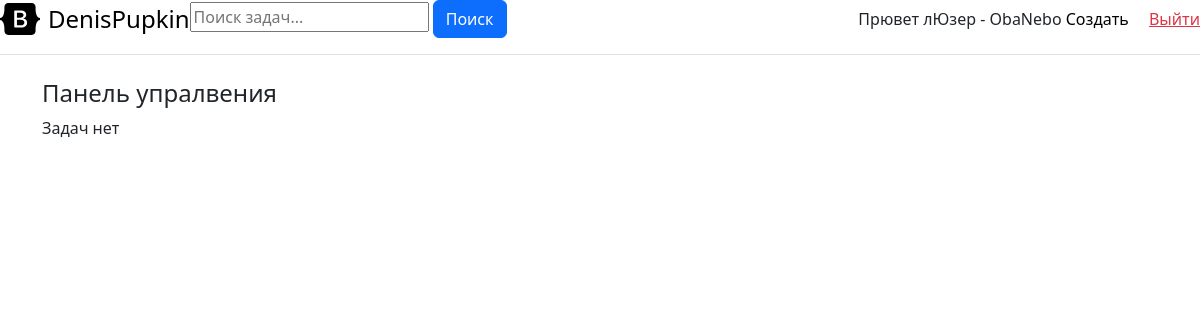
The app's page /blog/ (signed in), older data.
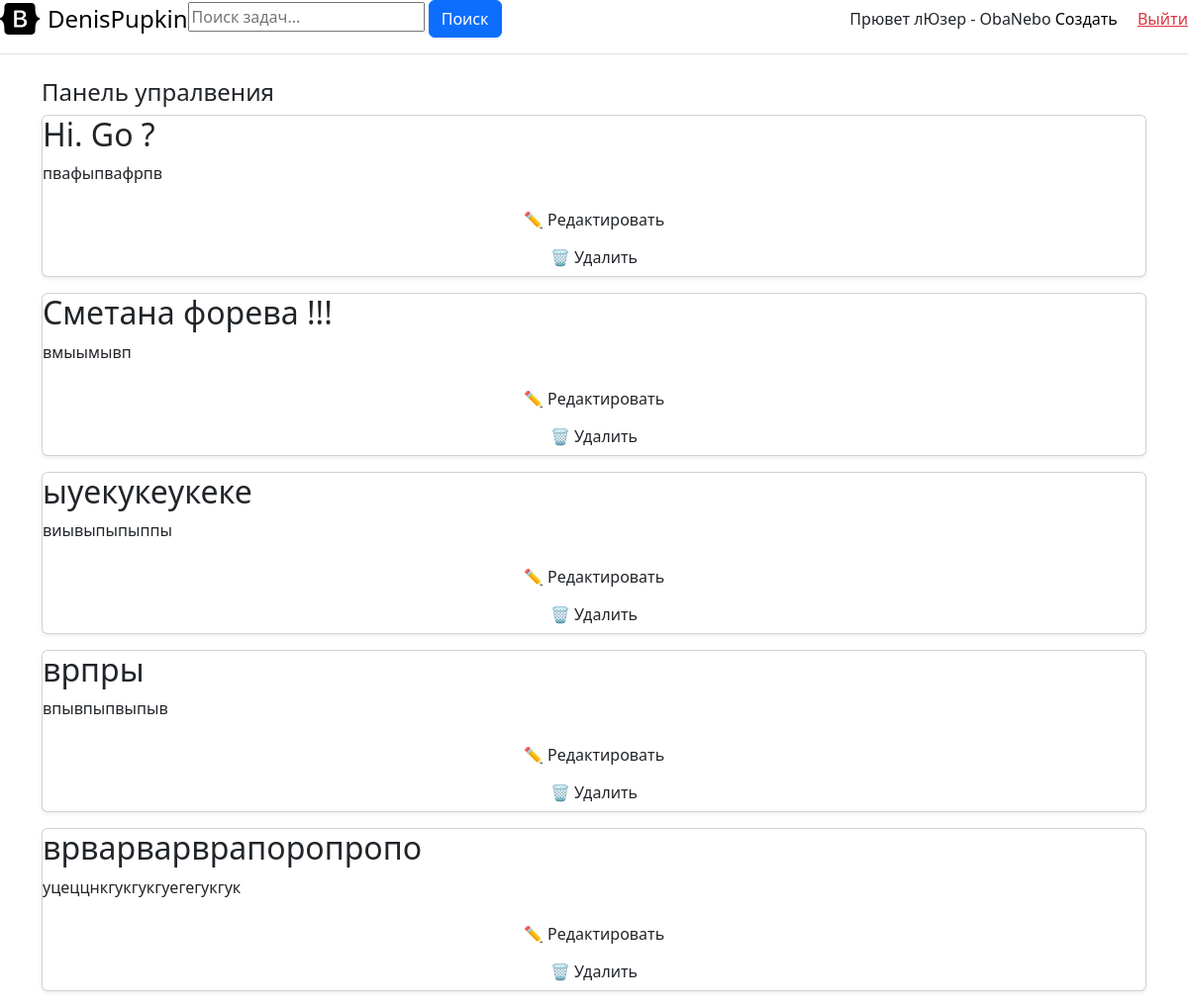
The same page, newer data.
### blog/models.py (models this page shows, shortened)
class Task(models.Model):
    title = models.CharField("Название задачи", max_length=200)
    task = models.TextField("Описание задачи")
    class Meta:
        verbose_name = "Задача"
        verbose_name_plural = "Задачи"

### blog/views.py (the view)
# urls.py: path('', views.index, name='index'),
@admin_required
def index(request):
   search_query = request.GET.get('search', '')
   if search_query:
        tasks = Task.objects.filter(title__icontains=search_query) | Task.objects.filter(task__icontains=search_query)
   else:
        tasks = Task.objects.all()
   return render(request, 'blog/index.html', {'title': 'Панель управления', 'tasks': tasks})

### blog/views.py (called while the page is built)
def is_admin_user(user):
    if user.is_superuser or user.groups.filter(name='admin').exists():
        return True
    raise PermissionDenied("Доступ запрещен")  # Возвращает ошибку 403

### blog/templates/blog/index.html (shortened to what this page needs)
{% extends 'blog/base.html' %}
{% block content %}
    <h4>Панель упралвения</h4>
    {% if tasks %}
        {% for task in tasks %}
            <div class="card mb-3 shadow-sm border-1 rounded">
                <h2>{{ task.title }}</h2>
                <p>{{ task.task }}</p>
                <a href="{% url 'edit_task' task.pk %}" class="btn btn-custom btn-outline-primary-custom">✏️ Редактировать</a>
                <a href="{% url 'delete_task' task.pk %}" class="btn btn-custom btn-outline-primary-custom">🗑️ Удалить</a>
            </div>
        {% endfor %}
    {% else %}
        <p>Задач нет</p>
    {% endif %}
{% endblock content %}

### blog/templates/blog/base.html (shortened to what this page needs)
<!DOCTYPE html>
<html lang="en">
<head>
    <link href="https://cdn.jsdelivr.net/npm/bootstrap@5.3.3/dist/css/bootstrap.min.css" rel="stylesheet">
</head>
<body>
    <div class="d-flex flex-column flex-md-row align-items-center pb-3 mb-4 border-bottom">
        <a href="/" class="d-flex align-items-center link-body-emphasis text-decoration-none">
          <span class="fs-4">DenisPupkin</span>
        </a>
        <form method="get" action="{% url 'dashboard' %}">
          <input type="text" class="search-input" name="search" placeholder="Поиск задач...">
          <button type="submit" class="btn btn-primary">Поиск</button>
      </form>
      <nav class="d-inline-flex mt-2 mt-md-0 ms-md-auto">
        <div class="user-dropdown-content">
        <span class="user-name text-blue">Прювет лЮзер - {{ user.username }}</span>
        <a class="me-3 py-2 link-body-emphasis text-decoration-none" href="{% url 'create' %}">Создать</a>
        <a href="{% url 'logout' %}" class="text-danger">Выйти</a>
    </div>
  </nav>
      </div>
      <div class="container">
        <h1>{% block content %}Главная{% endblock content %}</h1>
      </div>
</body>
</html>

Row changes from the older to the newer data that the page shows:
added Task: title "Hi. Go ?", task "пвафыпвафрпв"
added Task: title "Сметана форева !!!", task "вмыымывп"
added Task: title "ыуекукеукеке", task "виывыпыпыппы"
added Task: title "врпры", task "впывпыпвыпыв"
added Task: title "врварварврапоропропо", task "уцеццнкгукгукгуегегукгук"
Text that changed along with them:
text no longer shown: "Задач нет"
